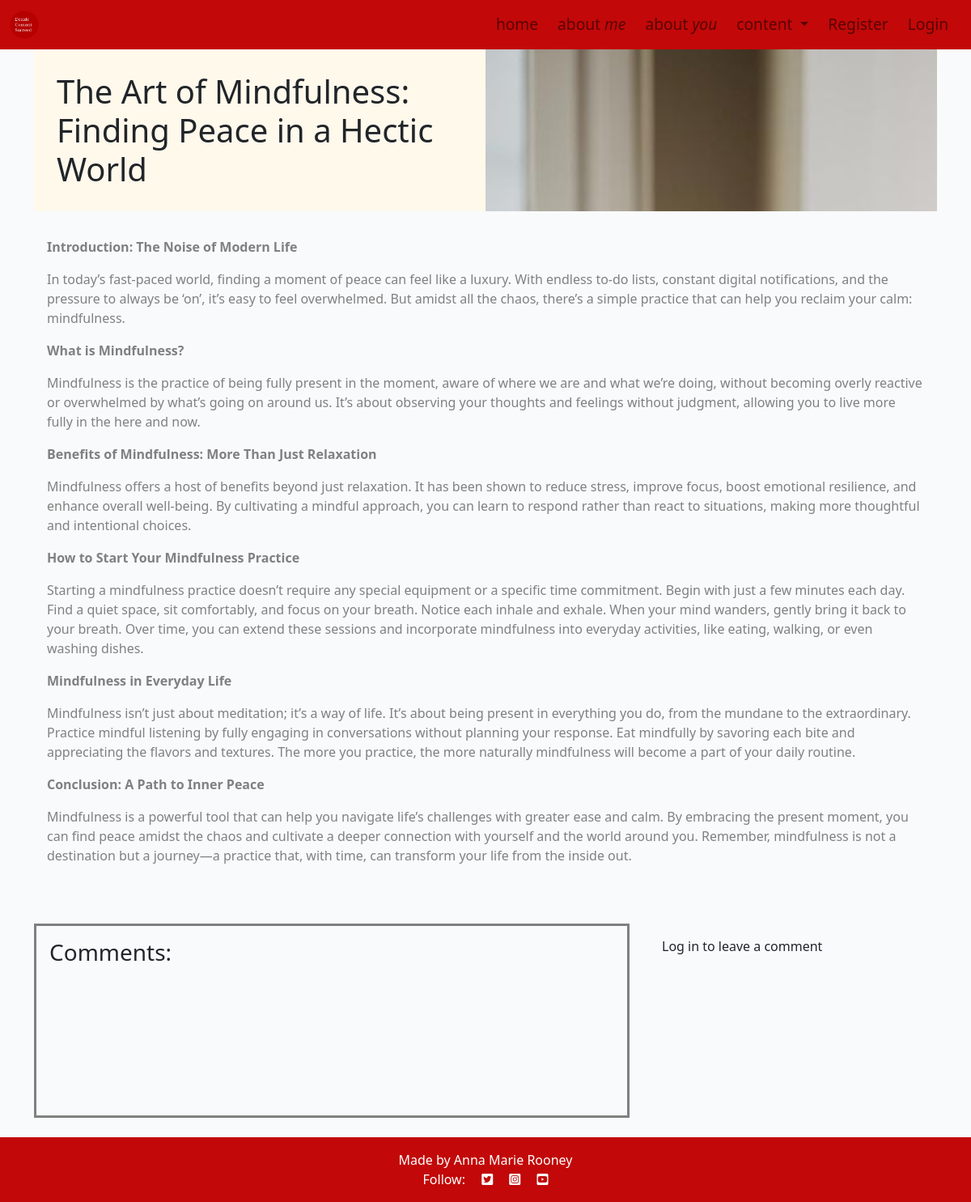
/art-of-mindfulness-finding-peace-hectic-world/, run on an earlier commit of the app's database.
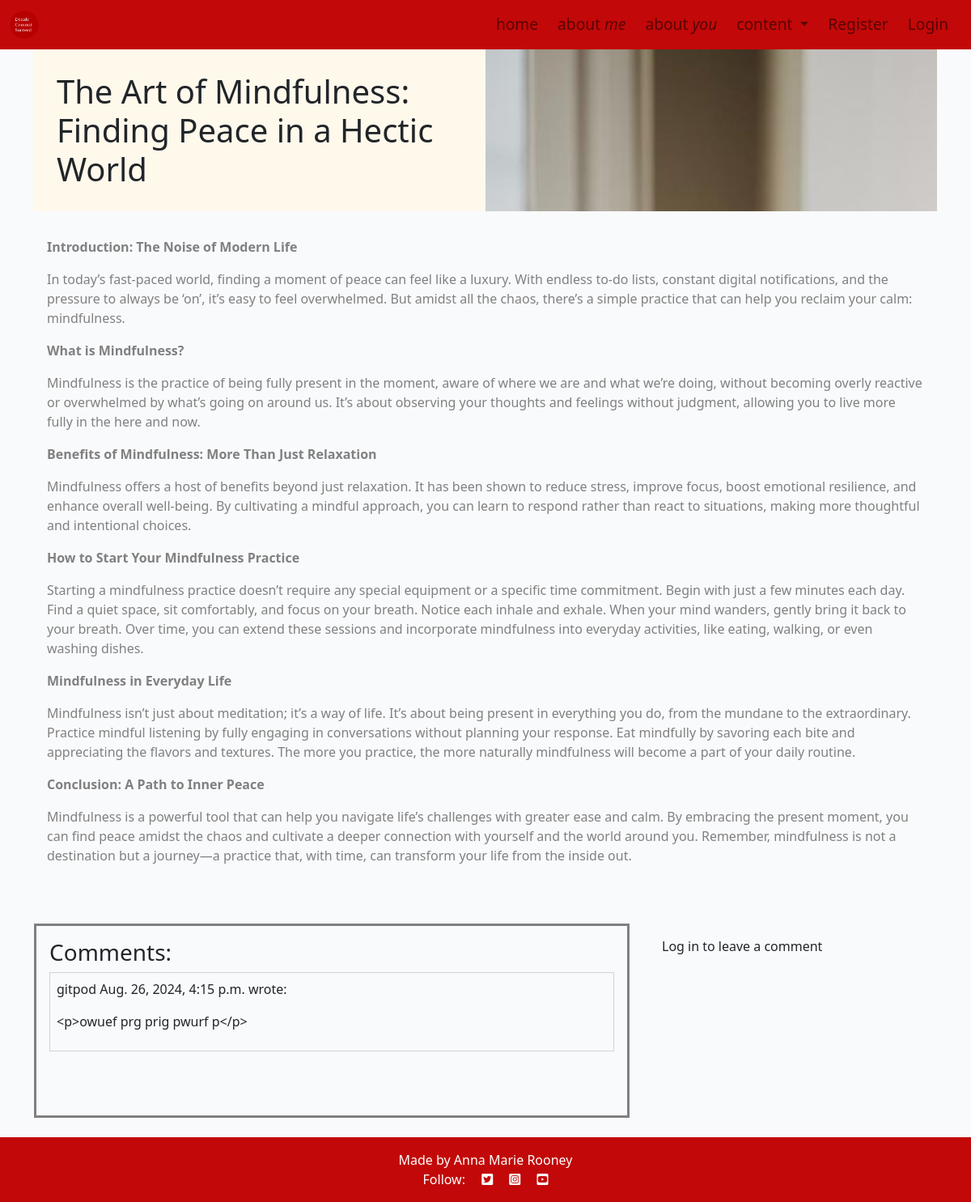
And on a later commit of the database.
### blog/models.py (models this page shows, shortened)
class Comment(models.Model):
    post = models.ForeignKey(
        Post, on_delete=models.CASCADE, related_name="comments")
    author = models.ForeignKey(
        User, on_delete=models.CASCADE, related_name="commenter")
    body = models.TextField()
    approved = models.BooleanField(default=False)
    created_on = models.DateTimeField(auto_now_add=True)
    class Meta:
        ordering = ["created_on"]

### blog/views.py (the view, shortened to what this page needs)
# urls.py: path('<slug:slug>/', views.post_detail, name='blogpost'),
def post_detail(request, slug):
    queryset = Post.objects.filter(status=1)
    post = get_object_or_404(queryset, slug=slug)
    masthead_image = post.mastimage
    comments = post.comments.all().order_by("-created_on")
    comment_count = post.comments.filter(approved=True).count()
    comment_form = CommentForm()
    return render(
        request,
        "blog/blogpost.html",
        {
            "post": post,
            "comments": comments,
            "comment_count": comment_count,
            "comment_form": comment_form,
            "mastimage": masthead_image,
        },
    )

### blog/templates/blog/blogpost.html (shortened to what this page needs)
{% extends "base.html" %}
{% load static %}
{% load crispy_forms_tags %}
{% block content %}
<div class="container-fluid">
  <div class="container">
      <div class="row g-0 overflow-hidden masthead">
          <div class="col-md-6 masthead-text">
              <h1 class="post-title">{{ post.title }}</h1>
          </div>
          <div class="d-none d-md-block col-md-6 masthead-image">
            {% if post.mastimage %}
                <img src="{{ post.mastimage.url }}" alt="Mast Image">
            {% else %}
            <img src="static/images/whiteboard.png" alt="Mast Image">
            {% endif %}
          </div>
      </div>
      <div class="row">
          <div class="col-12 card mb-4 mt-3">
              <div class="card-body">
                  <article class="card-text">
                      {{ post.content | safe }}
                  </article>
              </div>
          </div>
      </div>
  </div>
  <div class="container">
      <div class="row">
          <div class="col-md-8 card mb-4 mt-3">
              <div class="card-body commentdiv">
                <h3>Comments:</h3>
                {% if comments %}
                    {% for comment in comments %}
                        <div class="p-2 comments {% if not comment.approved and comment.author == user %} faded{% elif not comment.approved %} d-none{% endif %}">
                            <p class="font-weight-bold">
                            {{ comment.author }}
                            <span class="font-weight-normal">
                            {{ comment.created_on }}
                            </span> wrote:
                            </p>
                            <div id="comment{{ comment.id }}">
                            {{ comment.body | linebreaks }}
                            </div>
                        </div>
                        {% endfor %}
                        {% else %}
                        <p class="approval">There are no comments yet. Make one!</p>
                    {% endif %}
              </div>
          </div>
          <div class="col-md-4 card mb-4 mt-3">
              <div class="card-body">
                  {% if user.is_authenticated %}
                  <h3>Leave a comment:</h3>
                  <p>Posting as: {{ user.username }}</p>
                  <form id="commentForm" method="post" style="margin-top: 1.3em;">
                      {% csrf_token %}
                      {{ comment_form | crispy }}
                      <button id="submitButton" type="submit" class="btn btn-signup btn-lg">Submit</button>
                  </form>
                  {% else %}
                  <p>Log in to leave a comment</p>
                  {% endif %}
              </div>
          </div>
      </div>
  </div>
  </div>
{% endblock %}

What changed in the data, as far as the page shows it:
now on this page (row edited): Comment: author "gitpod", created_on "Aug. 26, 2024, 4:15 p.m.", body "<p>owuef prg prig pwurf p</p>"
